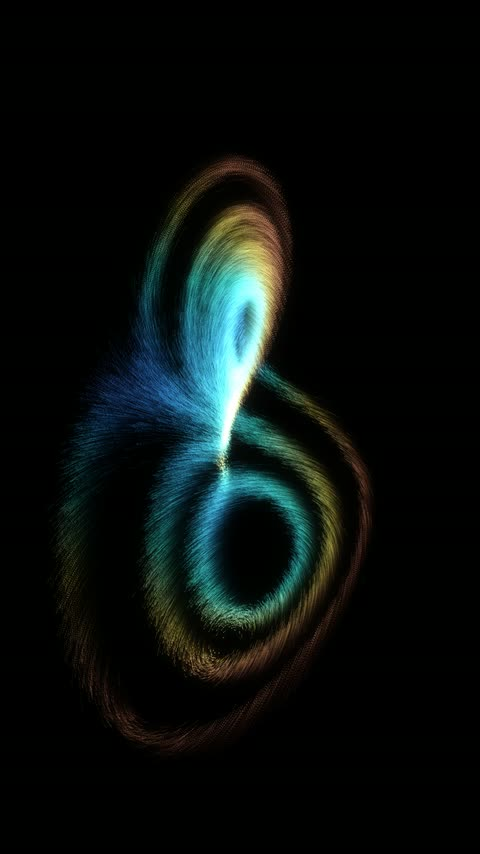
#> input picture engines/attractors/frames/attractor_tour_t008.jpg, 480 x 854 px
$ python pick_color.py ../../attractors/frames/attractor_tour_t008.jpg
#> lines starting #> are read from the running program, lines starting #| are printed output that depends on the picture
# SPDX-License-Identifier: MIT
# From spectrometry.mp4 engines by Clancy Earl - https://github.com/ec175/spectrometry_public
"""pick_color.py — pull a vibrant, non-dark accent colour out of an album cover.

Downsamples the image, drops dark + washed-out pixels, then takes the dominant hue
among what's left and averages it -> a saturated colour that actually appears in the art.
Optional hue window (degrees) constrains the pick (e.g. greens for one cover).

Usage:
  python pick_color.py cover.png                 # -> #rrggbb
  python pick_color.py cover.png 70 170          # constrain hue to [70,170] deg (greens)
Run in the manim venv (Pillow is a manim dep).
"""
import colorsys
import sys

from PIL import Image


def pick(path, hue_lo=None, hue_hi=None):
    im = Image.open(path).convert("RGB").resize((120, 120))
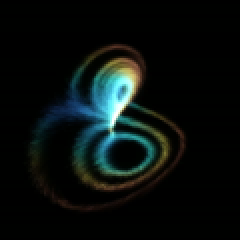
#> im: PIL image 120x120 RGB (shown 2 times larger); mean R, G, B 9.1, 15, 13.6
    px = list(im.getdata())
#> px = 14400 items, first 6: (0, 0, 0), (0, 0, 0), (0, 0, 0), (0, 0, 0), (0, 0, 0), (0, 0, 0)
    buckets = {}                                   # hue bin -> [count, r, g, b]
    for r, g, b in px:
        h, s, v = colorsys.rgb_to_hsv(r / 255, g / 255, b / 255)
        if v < 0.30 or s < 0.32:                   # skip darks + greys
            continue
        deg = h * 360.0
        if hue_lo is not None and not (hue_lo <= deg <= hue_hi):
            continue
        b_key = int(deg // 15)                      # 24 hue bins
        acc = buckets.setdefault(b_key, [0, 0, 0, 0])
        acc[0] += 1; acc[1] += r; acc[2] += g; acc[3] += b
    if not buckets:                                 # nothing vibrant (or no hue match) -> brightest pixel
        r, g, b = max(px, key=lambda c: 0.299 * c[0] + 0.587 * c[1] + 0.114 * c[2])
        return "#%02x%02x%02x" % (r, g, b)
    n, r, g, b = max(buckets.values(), key=lambda a: a[0])
    r, g, b = r / n, g / n, b / n
    # lift saturation/brightness a touch so it reads as a glow colour on black
    h, s, v = colorsys.rgb_to_hsv(r / 255, g / 255, b / 255)
    s = min(1.0, s * 1.15); v = max(v, 0.65)
    r, g, b = colorsys.hsv_to_rgb(h, s, v)
    return "#%02x%02x%02x" % (int(r * 255), int(g * 255), int(b * 255))


if __name__ == "__main__":
    args = sys.argv[1:]
    path = args[0]
    lo = float(args[1]) if len(args) > 1 else None
    hi = float(args[2]) if len(args) > 2 else None
    print(pick(path, lo, hi))

$ run again, on engines/attractors/frames/attractor_tour_t052.jpg
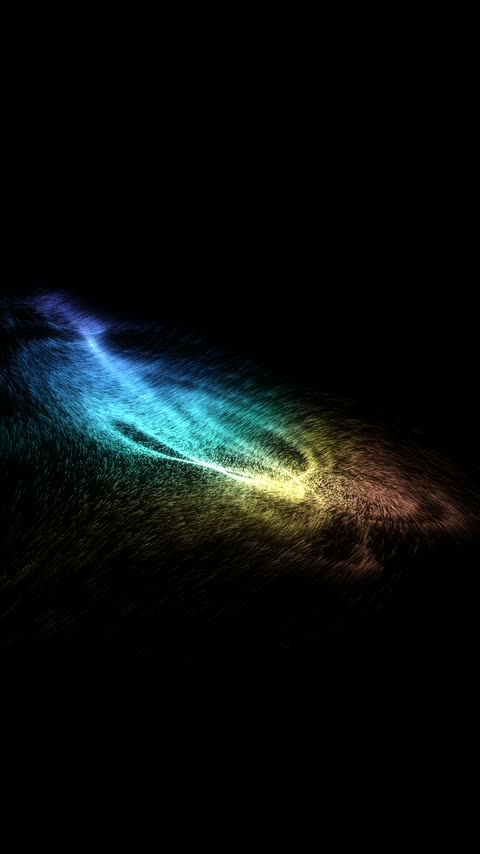
#> input picture engines/attractors/frames/attractor_tour_t052.jpg, 480 x 854 px
#> in pick, `im = Image.open(path).convert("RGB").resize((120, 120))`:
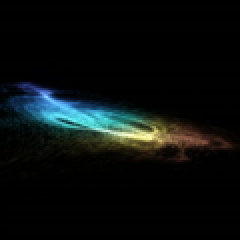
#> im: PIL image 120x120 RGB (shown 2 times larger); mean R, G, B 9.5, 14.1, 13.2
#> px = 14400 items, first 6: (0, 0, 0), (0, 0, 0), (0, 0, 0), (0, 0, 0), (0, 0, 0), (0, 0, 0)

$ run again, on engines/attractors/frames/attractor_tour_t074.jpg
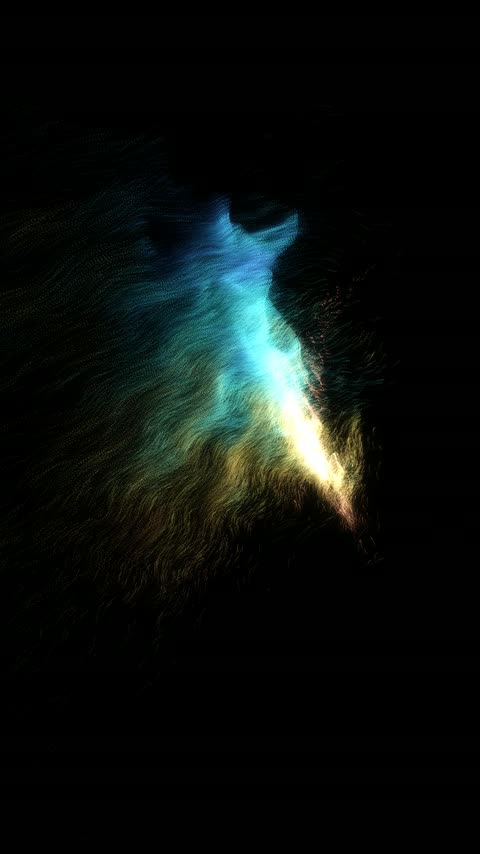
#> input picture engines/attractors/frames/attractor_tour_t074.jpg, 480 x 854 px
#> in pick, `im = Image.open(path).convert("RGB").resize((120, 120))`:
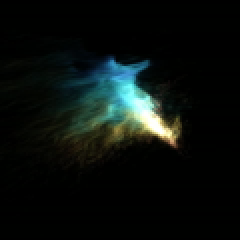
#> im: PIL image 120x120 RGB (shown 2 times larger); mean R, G, B 10.5, 16.1, 13.7
#> px = 14400 items, first 6: (0, 0, 0), (0, 0, 0), (0, 0, 0), (0, 0, 0), (0, 0, 0), (0, 0, 0)

$ run again, on engines/attractors/frames/attractor_tour_t094.jpg
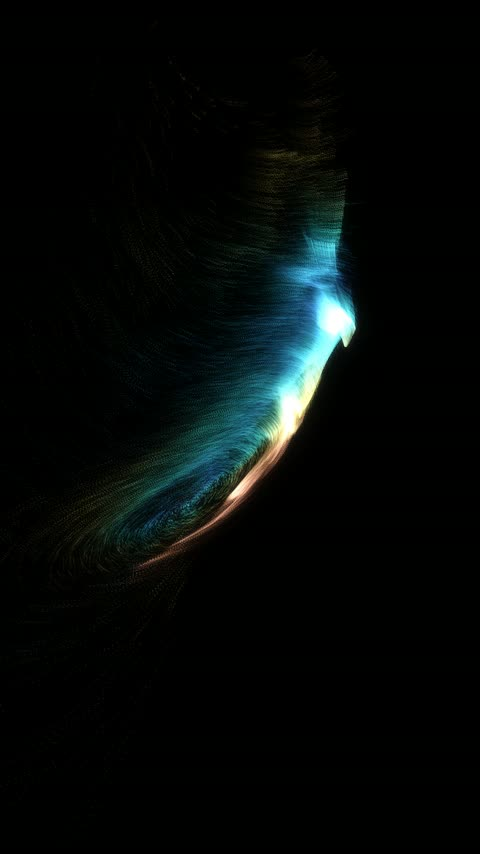
#> input picture engines/attractors/frames/attractor_tour_t094.jpg, 480 x 854 px
#> in pick, `im = Image.open(path).convert("RGB").resize((120, 120))`:
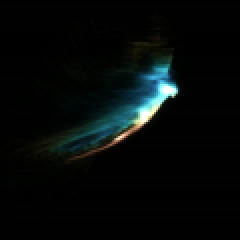
#> im: PIL image 120x120 RGB (shown 2 times larger); mean R, G, B 5.2, 9.5, 8.7
#> px = 14400 items, first 6: (0, 0, 0), (0, 0, 0), (0, 0, 0), (0, 0, 0), (0, 0, 0), (0, 0, 0)
